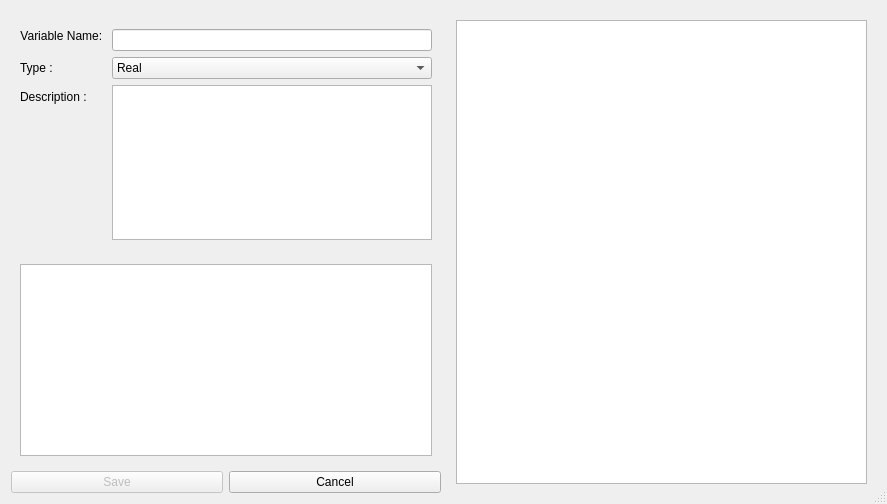
<?xml version="1.0" encoding="UTF-8"?>
<ui version="4.0">
 <class>NewVariableDialog</class>
 <widget class="QDialog" name="NewVariableDialog">
  <property name="windowModality">
   <enum>Qt::ApplicationModal</enum>
  </property>
  <property name="geometry">
   <rect>
    <x>0</x>
    <y>0</y>
    <width>887</width>
    <height>504</height>
   </rect>
  </property>
  <property name="windowTitle">
   <string>Create New Variable</string>
  </property>
  <property name="locale">
   <locale language="English" country="UnitedStates"/>
  </property>
  <property name="sizeGripEnabled">
   <bool>true</bool>
  </property>
  <property name="modal">
   <bool>true</bool>
  </property>
  <layout class="QGridLayout" name="gridLayout">
   <item row="0" column="0">
    <widget class="QFrame" name="frame">
     <property name="minimumSize">
      <size>
       <width>340</width>
       <height>0</height>
      </size>
     </property>
     <property name="frameShape">
      <enum>QFrame::NoFrame</enum>
     </property>
     <property name="frameShadow">
      <enum>QFrame::Raised</enum>
     </property>
     <layout class="QVBoxLayout" name="verticalLayout" stretch="1,0,0">
      <property name="leftMargin">
       <number>0</number>
      </property>
      <property name="rightMargin">
       <number>0</number>
      </property>
      <property name="bottomMargin">
       <number>0</number>
      </property>
      <item>
       <widget class="QFrame" name="frame_2">
        <property name="frameShape">
         <enum>QFrame::NoFrame</enum>
        </property>
        <property name="frameShadow">
         <enum>QFrame::Raised</enum>
        </property>
        <layout class="QFormLayout" name="formLayout">
         <item row="2" column="0">
          <widget class="QLabel" name="label_2">
           <property name="text">
            <string>Type :</string>
           </property>
           <property name="buddy">
            <cstring>var_type_combo</cstring>
           </property>
          </widget>
         </item>
         <item row="2" column="1">
          <widget class="QComboBox" name="var_type_combo">
           <property name="enabled">
            <bool>true</bool>
           </property>
           <item>
            <property name="text">
             <string>Real</string>
            </property>
           </item>
           <item>
            <property name="text">
             <string>Nominal</string>
            </property>
           </item>
          </widget>
         </item>
         <item row="0" column="0">
          <widget class="QLabel" name="var_name">
           <property name="maximumSize">
            <size>
             <width>16777215</width>
             <height>23</height>
            </size>
           </property>
           <property name="font">
            <font>
             <weight>50</weight>
             <bold>false</bold>
            </font>
           </property>
           <property name="text">
            <string>Variable Name: </string>
           </property>
           <property name="alignment">
            <set>Qt::AlignHCenter|Qt::AlignTop</set>
           </property>
           <property name="buddy">
            <cstring>var_name_input</cstring>
           </property>
          </widget>
         </item>
         <item row="0" column="1">
          <widget class="QLineEdit" name="var_name_input"/>
         </item>
         <item row="3" column="0">
          <widget class="QLabel" name="label">
           <property name="text">
            <string>Description :</string>
           </property>
           <property name="buddy">
            <cstring>var_description</cstring>
           </property>
          </widget>
         </item>
         <item row="3" column="1">
          <widget class="QPlainTextEdit" name="var_description"/>
         </item>
        </layout>
       </widget>
      </item>
      <item>
       <widget class="QStackedWidget" name="details_frame">
        <property name="currentIndex">
         <number>0</number>
        </property>
        <widget class="QWidget" name="nominal_page">
         <layout class="QHBoxLayout" name="horizontalLayout_3">
          <item>
           <widget class="QTableView" name="labels_names_table">
            <attribute name="horizontalHeaderStretchLastSection">
             <bool>true</bool>
            </attribute>
            <attribute name="verticalHeaderStretchLastSection">
             <bool>false</bool>
            </attribute>
           </widget>
          </item>
         </layout>
        </widget>
        <widget class="QWidget" name="real_page">
         <layout class="QGridLayout" name="gridLayout_3">
          <item row="0" column="0">
           <widget class="QLabel" name="label_4">
            <property name="toolTip">
             <string>Select the expected minimum value for this variable</string>
            </property>
            <property name="text">
             <string>Minimum</string>
            </property>
            <property name="buddy">
             <cstring>minimum_val</cstring>
            </property>
           </widget>
          </item>
          <item row="0" column="1">
           <widget class="QDoubleSpinBox" name="minimum_val">
            <property name="maximum">
             <double>9999.000000000000000</double>
            </property>
           </widget>
          </item>
          <item row="0" column="3">
           <spacer name="horizontalSpacer">
            <property name="orientation">
             <enum>Qt::Horizontal</enum>
            </property>
            <property name="sizeHint" stdset="0">
             <size>
              <width>40</width>
              <height>20</height>
             </size>
            </property>
           </spacer>
          </item>
          <item row="0" column="4">
           <widget class="QLabel" name="label_5">
            <property name="toolTip">
             <string>Select the expected maximum value for this variable</string>
            </property>
            <property name="text">
             <string>Maximum</string>
            </property>
            <property name="buddy">
             <cstring>maximum_val</cstring>
            </property>
           </widget>
          </item>
          <item row="0" column="5">
           <widget class="QDoubleSpinBox" name="maximum_val">
            <property name="maximum">
             <double>9999999.000000000000000</double>
            </property>
           </widget>
          </item>
          <item row="1" column="0">
           <widget class="QLabel" name="label_3">
            <property name="toolTip">
             <string>Select the optimal value for this value, the value that would be considered &quot;good&quot;</string>
            </property>
            <property name="text">
             <string>Optimum</string>
            </property>
           </widget>
          </item>
          <item row="1" column="1">
           <widget class="QSpinBox" name="optimum_val">
            <property name="suffix">
             <string>%</string>
            </property>
            <property name="maximum">
             <number>100</number>
            </property>
           </widget>
          </item>
          <item row="1" column="2">
           <widget class="QLabel" name="label_6">
            <property name="text">
             <string> = </string>
            </property>
            <property name="alignment">
             <set>Qt::AlignRight|Qt::AlignTrailing|Qt::AlignVCenter</set>
            </property>
           </widget>
          </item>
          <item row="1" column="3">
           <widget class="QLabel" name="optimum_real_value">
            <property name="text">
             <string>0</string>
            </property>
           </widget>
          </item>
          <item row="2" column="0" colspan="6">
           <widget class="QSlider" name="horizontalSlider">
            <property name="locale">
             <locale language="English" country="UnitedStates"/>
            </property>
            <property name="maximum">
             <number>100</number>
            </property>
            <property name="pageStep">
             <number>10</number>
            </property>
            <property name="orientation">
             <enum>Qt::Horizontal</enum>
            </property>
            <property name="tickPosition">
             <enum>QSlider::NoTicks</enum>
            </property>
           </widget>
          </item>
          <item row="3" column="0">
           <spacer name="verticalSpacer">
            <property name="orientation">
             <enum>Qt::Vertical</enum>
            </property>
            <property name="sizeHint" stdset="0">
             <size>
              <width>20</width>
              <height>91</height>
             </size>
            </property>
           </spacer>
          </item>
         </layout>
        </widget>
       </widget>
      </item>
      <item>
       <widget class="QFrame" name="frame_4">
        <property name="frameShape">
         <enum>QFrame::NoFrame</enum>
        </property>
        <property name="frameShadow">
         <enum>QFrame::Raised</enum>
        </property>
        <layout class="QHBoxLayout" name="horizontalLayout_2">
         <property name="margin">
          <number>0</number>
         </property>
         <item>
          <widget class="QPushButton" name="save_button">
           <property name="enabled">
            <bool>false</bool>
           </property>
           <property name="text">
            <string>Save</string>
           </property>
          </widget>
         </item>
         <item>
          <widget class="QPushButton" name="select_button">
           <property name="enabled">
            <bool>true</bool>
           </property>
           <property name="text">
            <string>Cancel</string>
           </property>
          </widget>
         </item>
        </layout>
       </widget>
      </item>
     </layout>
    </widget>
   </item>
   <item row="0" column="1">
    <widget class="QFrame" name="values_frame">
     <property name="minimumSize">
      <size>
       <width>300</width>
       <height>0</height>
      </size>
     </property>
     <property name="frameShape">
      <enum>QFrame::NoFrame</enum>
     </property>
     <property name="frameShadow">
      <enum>QFrame::Raised</enum>
     </property>
     <layout class="QVBoxLayout" name="verticalLayout_2">
      <item>
       <widget class="QTableView" name="values_table">
        <attribute name="horizontalHeaderStretchLastSection">
         <bool>true</bool>
        </attribute>
        <attribute name="verticalHeaderVisible">
         <bool>false</bool>
        </attribute>
       </widget>
      </item>
     </layout>
    </widget>
   </item>
  </layout>
 </widget>
 <resources/>
 <connections>
  <connection>
   <sender>select_button</sender>
   <signal>clicked()</signal>
   <receiver>NewVariableDialog</receiver>
   <slot>reject()</slot>
   <hints>
    <hint type="sourcelabel">
     <x>402</x>
     <y>479</y>
    </hint>
    <hint type="destinationlabel">
     <x>368</x>
     <y>-8</y>
    </hint>
   </hints>
  </connection>
 </connections>
</ui>
